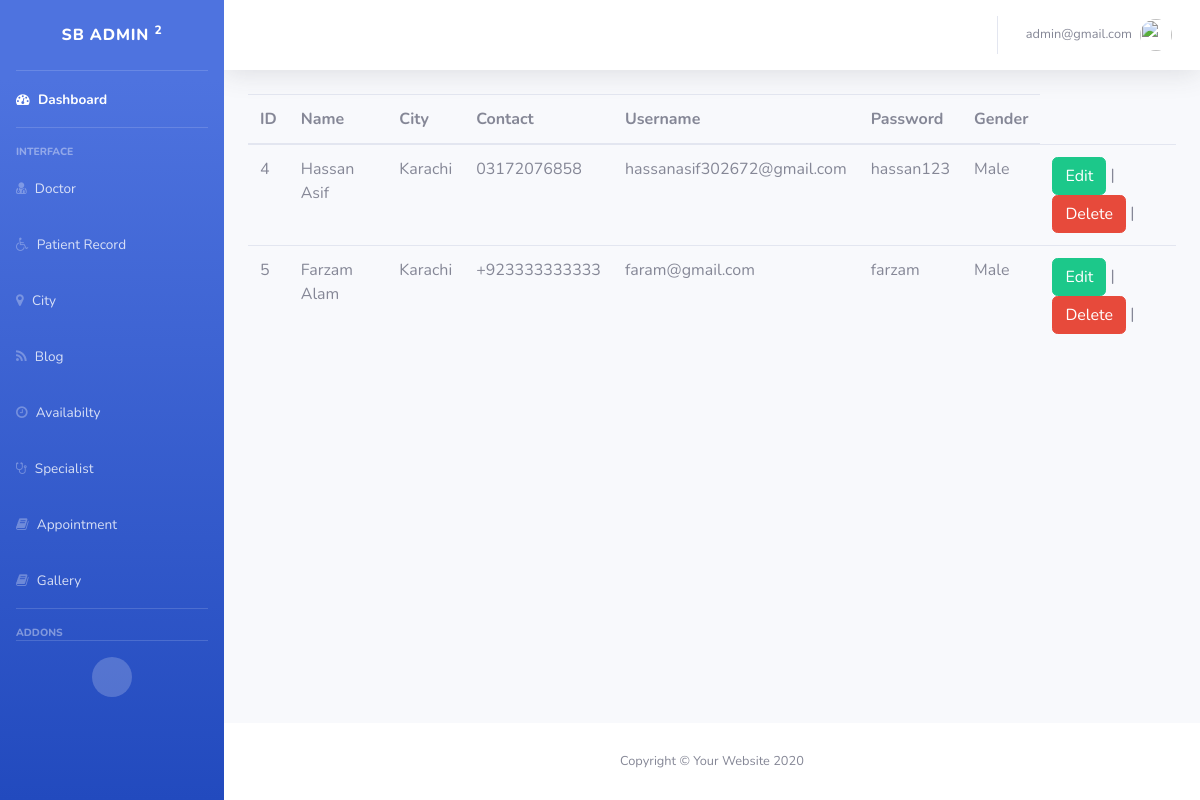
The app's page /patient/index.php (signed in) with its own data.
### tables this page shows
CREATE TABLE `patient` (
  `pid` int(50) NOT NULL,
  `name` varchar(50) NOT NULL,
  `city` int(50) NOT NULL,
  `username` varchar(50) NOT NULL,
  `password` varchar(50) NOT NULL,
  `Gender` varchar(20) DEFAULT NULL,
  `contacts` varchar(100) NOT NULL
);

CREATE TABLE `city` (
  `C_id` int(50) NOT NULL,
  `C_name` varchar(100) NOT NULL
);

### patient/index.php (the view, shortened to what this page needs)
<?php
include 'connection.php';
$query="Select * from patient";
$result=mysqli_query($conn,$query);
?>
<?php
include "../adminpanel.php";
?>
<table class="table table-hover">
  <thead>
    <tr>
      <th scope="col">ID</th>
      <th scope="col">Name</th>
      <th scope="col">City</th>
      <th scope="col">Contact</th>
      <th scope="col">Username</th>
      <th scope="col">Password</th>
      <th scope="col">Gender</th>
    </tr>
  </thead>
  <tbody>
  <?php while($row=mysqli_fetch_array($result))
        {
            ?>
    <tr>
        <td><?php echo $row['pid'] ?></td>
        <td><?php echo $row['name']?></td>
        <td><?php
       $query1="select * from city where C_id =".$row['city'];
       $result1=mysqli_query($conn,$query1);
       $row1=mysqli_fetch_row($result1);
      echo $row1[1];
      ?></td>
        <td><?php echo $row['contacts']?></td>
      <td><?php echo $row['username']?></td>
      <td><?php echo $row['password']?></td>
      <td><?php echo $row['Gender']?></td>
<td><a href='edit.php?id=<?php echo $row['pid'] ?>' class="btn btn-success ">Edit</a>  | <button class="btn btn-danger btndelete">Delete</button> |</td>
</tr>
        <?php }
        ?>
  </tbody>
</table>
<?php include "../adminpanelfooter.php"?>

### records on screen
patient: pid "4", name "Hassan Asif", city.C_name "Karachi", contacts "03172076858", username "hassanasif302672@gmail.com", password "hassan123", Gender "Male"
patient: pid "5", name "Farzam Alam", city.C_name "Karachi", contacts "+923333333333", username "faram@gmail.com", password "farzam", Gender "Male"

### other values on screen
$_SESSION['admin'] "admin@gmail.com"
